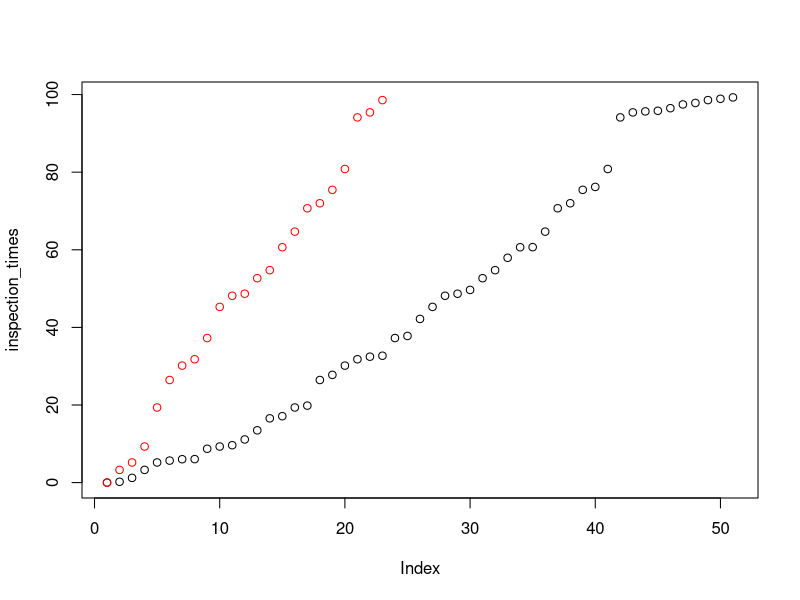

This chart was generated by the following R code:
# #https://stats.stackexchange.com/questions/148997/poisson-process-in-r-from-exponential-distribution
# ## find the number 'n' of exponential r.vs required by imposing that
# ## Pr{N(t) <= n} <= 1 - eps for a small 'eps'

# TASK 2

v = .7
lambda <- 0.5
T_0 <- 100
# n <- qpois(1 - 1e-8, lambda = v * T_0) # nie wiem czemu jest 1 - 1e-8
# X <- rexp(n = n, rate = v)
# inspection_times <- c(0, cumsum(X))
# inspections <- c(0,sort(runif(n = rpois(1, lambda=time.horizon*nu), min = 0, max = time.horizon)))
inspection_times <- c(0,sort(runif(n = rpois(1, lambda=T_0*v), min = 0, max = T_0)))

lightbulb = 1
failureTimes = c(0)
lightbulbTime <- rexp(1, rate = lambda)
lightbulbLifetimes <- c()
for(i in 1:(length(inspection_times) - 1)){
  if( inspection_times[i + 1] - failureTimes[lightbulb] > lightbulbTime){
    failureTimes = append(failureTimes, inspection_times[i + 1])
    lightbulb = lightbulb + 1
    lightbulbLifetimes = append(lightbulbLifetimes, lightbulbTime)
    lightbulbTime <- rexp(1, rate = lambda)
  }
}

plot(inspection_times)
points(failureTimes, col = 'red')


#TASK 3

momentsOfFailure <- lightbulbLifetimes + failureTimes[1:length(failureTimes)-1]
percentageOfTimeWithoutLight <- sum(failureTimes[2:length(failureTimes)] - momentsOfFailure) / tail(failureTimes, n=1)

N = 100
avgNoOfReplacements = 0
for(j in 1:N){
    n <- qpois(1 - 1e-8, lambda = v * T_0) # nie wiem czemu jest 1 - 1e-8
    X <- rexp(n = n, rate = v)
    inspection_times <- c(0, cumsum(X))

    lightbulb = 1
    failureTimes = c(0)
    lightbulbTime <- rexp(1, rate = lambda)
    lightbulbLifetimes <- c()
    for(i in 1:(length(inspection_times) - 1)){
        if( inspection_times[i + 1] - failureTimes[lightbulb] > lightbulbTime){
            failureTimes = append(failureTimes, inspection_times[i + 1])
            lightbulb = lightbulb + 1
            lightbulbLifetimes = append(lightbulbLifetimes, lightbulbTime)
            lightbulbTime <- rexp(1, rate = lambda)
        }
    }
    avgNoOfReplacements = avgNoOfReplacements + lightbulb
}

avgNoOfReplacements = avgNoOfReplacements / N


# task 4 - just as I thought - assume that failure is at the moment of inspection

v = .7
lambda <- 0.5
T_0 <- 100
inspection_times <- c(0,sort(runif(n = rpois(1, lambda=T_0*v), min = 0, max = T_0)))

lightbulb = 1
failureTimes = c(0)
lightbulbTime <- rexp(1, rate = lambda)
lightbulbLifetimes <- c()
for(i in 1:(length(inspection_times) - 1)){
    if( inspection_times[i + 1] - failureTimes[lightbulb] > lightbulbTime){
        failureTimes = append(failureTimes, inspection_times[i + 1])
        lightbulb = lightbulb + 1
        lightbulbLifetimes = append(lightbulbLifetimes, lightbulbTime)
        lightbulbTime <- rexp(1, rate = lambda)
    }
}

naive_lightbulb_lifetime = failureTimes[2:length(failureTimes)] - failureTimes[1:length(failureTimes) - 1]
mean_naive = mean(naive_lightbulb_lifetime)
variance_naive = var(naive_lightbulb_lifetime)


# task 5 - this estimator assumes that between last inspection and moment of bulb replacement (next inspection) the probability of light failure comes from exponential or uniform distribution

naive_lightbulb_lifetime = failureTimes[2:length(failureTimes)] - failureTimes[1:length(failureTimes) - 1]
uniform_multiplier = runif(length(naive_lightbulb_lifetime))
uniform_lightbulb_lifetime = uniform_multiplier * naive_lightbulb_lifetime
mean_uniform = mean(uniform_lightbulb_lifetime)
variance_uniform = var(uniform_lightbulb_lifetime)

#for exponential case basically in the same way, but different multiplier is needed (what multipler??)
# naive_lightbulb_lifetime = failureTimes[2:length(failureTimes)] - failureTimes[1:length(failureTimes) - 1]
# exponential_multiplier = runif(length(naive_lightbulb_lifetime))
# exponential_lightbulb_lifetime = uniform_multiplier * naive_lightbulb_lifetime
# mean_exponential = mean(uniform_lightbulb_lifetime)
# variance_exponential = var(uniform_lightbulb_lifetime)
